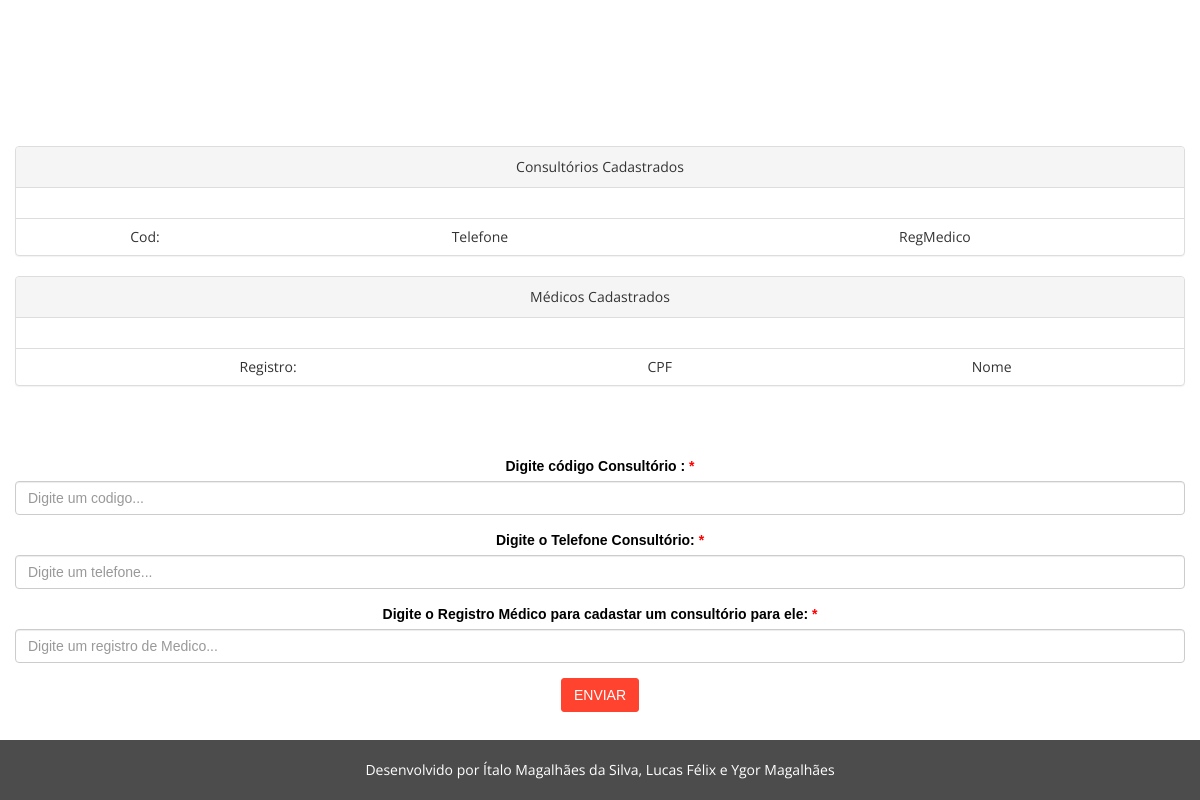
The app's page /app/views/administrador/cadastrarConsultorio.php, older data.
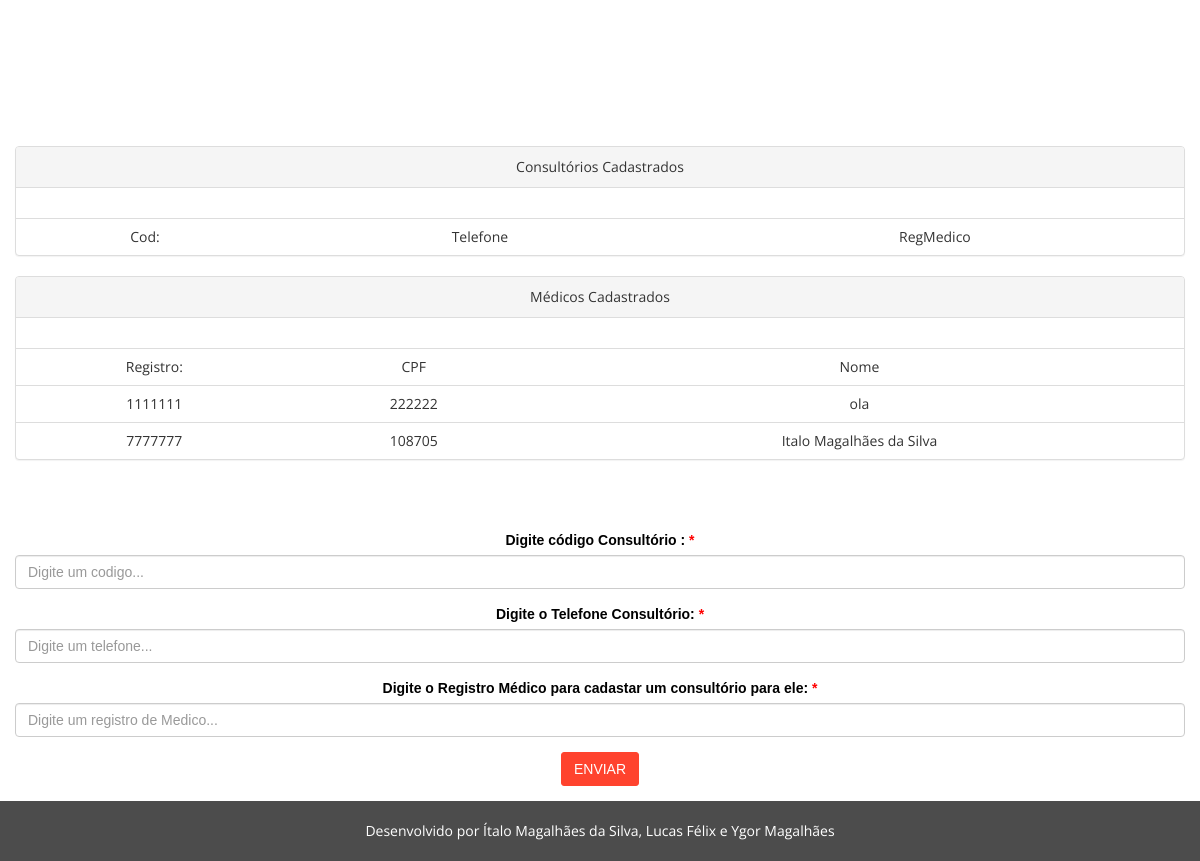
The same page, newer data.
### tables this page shows
CREATE TABLE `Medico` (
  `registro` int(11) NOT NULL,
  `cpf` bigint(11) DEFAULT NULL,
  `nome` varchar(45) DEFAULT NULL,
  `dataNasc` date DEFAULT NULL,
  `Endereco_idPessoa` int(11) DEFAULT NULL
);

### app/conexao.php (called while the page is built, shortened)
<?php
function conectar(){
	$bd = "bd_hospital";
}
function executar($sql_code){
	return mysql_query($sql_code);
}
?>

### app/views/administrador/cadastrarConsultorio.php (the view, shortened to what this page needs)
<!DOCTYPE html>
<html lang="pt-Br">
    <head>
        <link href="/HospitalarX/bootstrap/css/bootstrap.min.css" rel="stylesheet">
        <link href="/HospitalarX/css/font-awesome.min.css" rel="stylesheet">
        <link href="/HospitalarX/css/animate.css" rel="stylesheet">
        <link href="/HospitalarX/css/style.css" rel="stylesheet">
         <link rel="stylesheet" href="https://formden.com/static/cdn/bootstrap-iso.css" />
    </head>
    <body>
        <section id="logo-section" class="text-center">
            <div class="container">
                <div class="row">
                    <div class="col-md-12">
                        <div class="logo text-center">
                            <h1>Cadastrar Consultório para Médico</h1>
                        </div>
                    </div>
                </div>
            </div>
        </section>
        <div class="mainbody-section text-center">
            <div class="container">
                <div class="row">
                    <div class="panel panel-default">
                          <div class="panel-heading">Consultórios Cadastrados</div>
                          <div class="panel-body"></div>
                      <?php
                              include ("../../conexao.php");
                              echo "<table class='table'>";
                              echo "<tr><td> Cod: </td> <td> Telefone </td> <td> RegMedico </tr>";
                              echo "</table> </div> ";
                              ?>
                     <div class="panel panel-default">
                          <div class="panel-heading">Médicos Cadastrados</div>
                          <div class="panel-body"></div>
                      <?php
                              $sql_code = "SELECT * FROM Medico";
                              $result = executar($sql_code);
                              echo "<table class='table'>";
                              echo "<tr><td> Registro: </td> <td> CPF </td> <td> Nome </tr>";
                              while($exibe =  mysql_fetch_array($result, MYSQL_ASSOC)){
                                echo "<tr><td>".$exibe["registro"]."</td>";
                                echo "<td>".$exibe["cpf"]."</td>";
                                echo "<td>".$exibe["nome"]."</td></tr>";
                              }
                              echo "</table> </div> ";
                              ?>
 <div class="mainbody-section text-center bootstrap-iso">
    <div class="container">
        <div class="row">
            <form method="POST" action="../../controllers/administrador/cadastroConsultorio.php">
                 <div class="form-group ">
                  <label class="control-label requiredField" for="codigoConsultorio">
                   Digite código Consultório :
                   <span class="asteriskField">
                    *
                   </span>
                  </label>
                  <input class="form-control codCons" id="codigoConsultorio" name="codigoConsultorio" placeholder="Digite um codigo..." type="text"/>
                 </div>
                 <div class="form-group ">
                  <label class="control-label requiredField" for="telefoneConsultorio">
                   Digite o Telefone Consultório:
                   <span class="asteriskField">
                    *
                   </span>
                  </label>
                  <input class="form-control phone" id="telefoneConsultorio" name="telefoneConsultorio" placeholder="Digite um telefone..." type="text"/>
                 </div>
                 <div class="form-group ">
                  <label class="control-label " for="registroMedico">
                    Digite o Registro Médico para cadastar um consultório para ele:
                    <span class="asteriskField">
                    *
                   </span>
                  </label>
                  <input class="form-control crm" id="registroMedico" name="registroMedico" placeholder="Digite um registro de Medico..." type="text"/>
                 </div>
                 <div class="form-group">
                  <div>
                   <button class="btn btn-primary" name="enviar" type="submit">
                    Enviar
                   </button>
                  </div>
                 </div>
            </form>
        </div>
    </div>
</div>
                </div>
            </div>
        </div>
        <div class="copyright text-center">
            <div class="container">
                <div class="row">
                    <div class="col-md-12">
                        <div>Desenvolvido por Ítalo Magalhães da Silva, Lucas Félix e Ygor Magalhães</div>
                    </div>
                </div>
            </div>
        </div>
    </body>
</html>

Row changes from the older to the newer data that the page shows:
added medico: registro "1111111", cpf "222222", nome "ola"
added medico: registro "7777777", cpf "108705", nome "Italo Magalhães da Silva"
